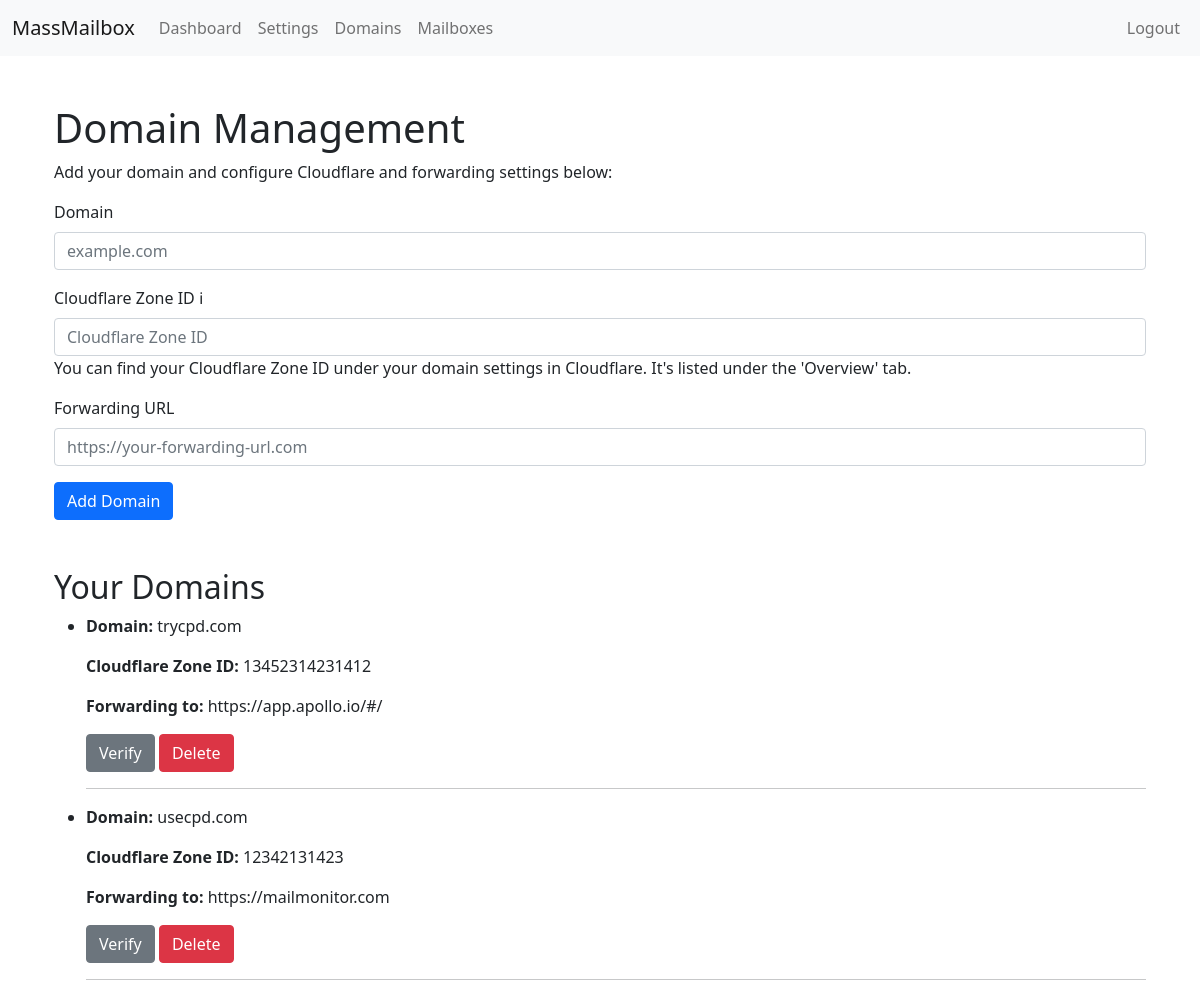
The page /domains (signed in) on the database its author committed.
### app/models.py (models this page shows, shortened)
class Domain(db.Model):
    id = db.Column(db.Integer, primary_key=True)
    domain = db.Column(db.String(255), nullable=False)
    cloudflare_zone_id = db.Column(db.String(100), nullable=False)
    forwarding_url = db.Column(db.String(255), nullable=False)
    user_id = db.Column(db.Integer, db.ForeignKey('user.id'), nullable=False)  # Foreign key to User model
    mailboxes = db.relationship('Mailbox', backref='domain', lazy=True)

### app/views.py (the view, shortened to what this page needs)
@main.route('/domains', methods=['GET', 'POST'])
@login_required
def domains():
    form = DomainForm()
    user_domains = Domain.query.filter_by(user_id=current_user.id).all()
    return render_template('domains.html', form=form, domains=user_domains)

### app/forms.py
class DomainForm(FlaskForm):
    domain = StringField('Domain', validators=[DataRequired()])
    cloudflare_zone_id = StringField('Cloudflare Zone ID', validators=[DataRequired()])
    forwarding_url = StringField('Forwarding URL', validators=[DataRequired(), URL(message='Please enter a valid URL')])
    submit = SubmitField('Add Domain')

### app/__init__.py (called while the page is built)
@login_manager.user_loader
def load_user(user_id):
    from app.models import User
    return User.query.get(int(user_id))

### app/views.py (called while the page is built)
@main.app_context_processor
def inject_navigation():
    return dict(
        navigation=[
            {'name': 'Dashboard', 'url': url_for('main.dashboard')},
            {'name': 'Settings', 'url': url_for('main.settings')},
            {'name': 'Domains', 'url': url_for('main.domains')},
            {'name': 'Mailboxes', 'url': url_for('main.mailboxes')}
        ]
    )

### app/templates/domains.html (shortened to what this page needs)
{% extends "base.html" %}
{% block content %}
<div class="container mt-5">
    <h1>Domain Management</h1>
    <p>Add your domain and configure Cloudflare and forwarding settings below:</p>
    <form id="domainForm" method="POST" action="{{ url_for('main.domains') }}">
        <div class="mb-3">
            <label for="domain" class="form-label">Domain</label>
            {{ form.domain(class="form-control", id="domain", placeholder="example.com") }}
        </div>
        <div class="mb-3">
            <label for="zoneId" class="form-label">Cloudflare Zone ID
                <span class="info-icon" data-bs-toggle="tooltip" title="Where to find this?">ℹ</span>
            </label>
            {{ form.cloudflare_zone_id(class="form-control", id="zoneId", placeholder="Cloudflare Zone ID") }}
            <span class="tooltip-text">You can find your Cloudflare Zone ID under your domain settings in Cloudflare. It's listed under the 'Overview' tab.</span>
        </div>
        <div class="mb-3">
            <label for="forwardingUrl" class="form-label">Forwarding URL</label>
            {{ form.forwarding_url(class="form-control", id="forwardingUrl", placeholder="https://your-forwarding-url.com") }}
        </div>
        <button type="submit" class="btn btn-primary">Add Domain</button>
    </form>
    <h2 class="mt-5">Your Domains</h2>
    <ul id="domainList">
        {% for domain in domains %}
            <li class="domain-item">
                <p><strong>Domain:</strong> {{ domain.domain }}</p>
                <p><strong>Cloudflare Zone ID:</strong> {{ domain.cloudflare_zone_id }}</p>
                <p><strong>Forwarding to:</strong> {{ domain.forwarding_url }}</p>
                <a class="btn btn-secondary" href="https://mxtoolbox.com/emailhealth/{{ domain.domain }}" target="_blank">Verify</a>
                <form method="POST" action="{{ url_for('main.delete_domain', domain_id=domain.id) }}" style="display:inline;">
                    <button type="submit" class="btn btn-danger">Delete</button>
                </form>
            </li>
            <hr>
        {% else %}
            <li>No domains added yet.</li>
        {% endfor %}
    </ul>
</div>
{% endblock %}

### rows shown on the page
Domain: domain "trycpd.com", cloudflare_zone_id "13452314231412", forwarding_url "https://app.apollo.io/#/"
Domain: domain "usecpd.com", cloudflare_zone_id "12342131423", forwarding_url "https://mailmonitor.com"
